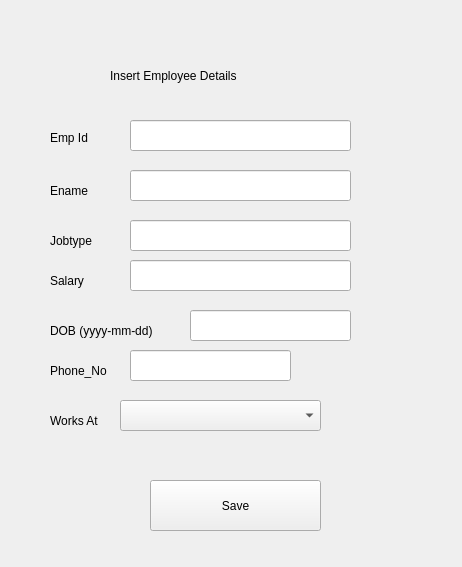
<?xml version="1.0" encoding="UTF-8"?>
<ui version="4.0">
 <class>Form</class>
 <widget class="QWidget" name="Form">
  <property name="geometry">
   <rect>
    <x>0</x>
    <y>0</y>
    <width>462</width>
    <height>567</height>
   </rect>
  </property>
  <property name="windowTitle">
   <string>Form</string>
  </property>
  <widget class="QLabel" name="label">
   <property name="geometry">
    <rect>
     <x>110</x>
     <y>60</y>
     <width>261</width>
     <height>31</height>
    </rect>
   </property>
   <property name="styleSheet">
    <string notr="true">font: 18pt &quot;MS Shell Dlg 2&quot;;</string>
   </property>
   <property name="text">
    <string>Insert Employee Details</string>
   </property>
  </widget>
  <widget class="QLabel" name="label_2">
   <property name="geometry">
    <rect>
     <x>50</x>
     <y>130</y>
     <width>61</width>
     <height>16</height>
    </rect>
   </property>
   <property name="styleSheet">
    <string notr="true">font: 12pt &quot;MS Shell Dlg 2&quot;;</string>
   </property>
   <property name="text">
    <string>Emp Id</string>
   </property>
  </widget>
  <widget class="QLabel" name="label_4">
   <property name="geometry">
    <rect>
     <x>50</x>
     <y>180</y>
     <width>91</width>
     <height>21</height>
    </rect>
   </property>
   <property name="styleSheet">
    <string notr="true">font: 12pt &quot;MS Shell Dlg 2&quot;;</string>
   </property>
   <property name="text">
    <string>Ename</string>
   </property>
  </widget>
  <widget class="QLineEdit" name="tb1">
   <property name="geometry">
    <rect>
     <x>130</x>
     <y>120</y>
     <width>221</width>
     <height>31</height>
    </rect>
   </property>
   <property name="styleSheet">
    <string notr="true">font: 12pt &quot;MS Shell Dlg 2&quot;;</string>
   </property>
  </widget>
  <widget class="QLineEdit" name="tb2">
   <property name="geometry">
    <rect>
     <x>130</x>
     <y>170</y>
     <width>221</width>
     <height>31</height>
    </rect>
   </property>
   <property name="styleSheet">
    <string notr="true">font: 12pt &quot;MS Shell Dlg 2&quot;;</string>
   </property>
  </widget>
  <widget class="QPushButton" name="b1">
   <property name="geometry">
    <rect>
     <x>150</x>
     <y>480</y>
     <width>171</width>
     <height>51</height>
    </rect>
   </property>
   <property name="styleSheet">
    <string notr="true">font: 12pt &quot;MS Shell Dlg 2&quot;;</string>
   </property>
   <property name="text">
    <string>Save</string>
   </property>
  </widget>
  <widget class="QLabel" name="l1">
   <property name="geometry">
    <rect>
     <x>50</x>
     <y>80</y>
     <width>381</width>
     <height>16</height>
    </rect>
   </property>
   <property name="styleSheet">
    <string notr="true">font: 12pt &quot;MS Shell Dlg 2&quot;;</string>
   </property>
   <property name="text">
    <string/>
   </property>
  </widget>
  <widget class="QComboBox" name="cb1">
   <property name="geometry">
    <rect>
     <x>120</x>
     <y>400</y>
     <width>201</width>
     <height>31</height>
    </rect>
   </property>
   <property name="styleSheet">
    <string notr="true">font: 12pt &quot;MS Shell Dlg 2&quot;;</string>
   </property>
  </widget>
  <widget class="QLineEdit" name="tb3">
   <property name="geometry">
    <rect>
     <x>130</x>
     <y>220</y>
     <width>221</width>
     <height>31</height>
    </rect>
   </property>
   <property name="styleSheet">
    <string notr="true">font: 12pt &quot;MS Shell Dlg 2&quot;;</string>
   </property>
  </widget>
  <widget class="QLabel" name="label_5">
   <property name="geometry">
    <rect>
     <x>50</x>
     <y>230</y>
     <width>91</width>
     <height>21</height>
    </rect>
   </property>
   <property name="styleSheet">
    <string notr="true">font: 12pt &quot;MS Shell Dlg 2&quot;;</string>
   </property>
   <property name="text">
    <string>Jobtype</string>
   </property>
  </widget>
  <widget class="QLabel" name="label_6">
   <property name="geometry">
    <rect>
     <x>50</x>
     <y>270</y>
     <width>91</width>
     <height>21</height>
    </rect>
   </property>
   <property name="styleSheet">
    <string notr="true">font: 12pt &quot;MS Shell Dlg 2&quot;;</string>
   </property>
   <property name="text">
    <string>Salary</string>
   </property>
  </widget>
  <widget class="QLineEdit" name="tb4">
   <property name="geometry">
    <rect>
     <x>130</x>
     <y>260</y>
     <width>221</width>
     <height>31</height>
    </rect>
   </property>
   <property name="styleSheet">
    <string notr="true">font: 12pt &quot;MS Shell Dlg 2&quot;;</string>
   </property>
  </widget>
  <widget class="QLabel" name="label_7">
   <property name="geometry">
    <rect>
     <x>50</x>
     <y>320</y>
     <width>141</width>
     <height>21</height>
    </rect>
   </property>
   <property name="styleSheet">
    <string notr="true">font: 12pt &quot;MS Shell Dlg 2&quot;;</string>
   </property>
   <property name="text">
    <string>DOB (yyyy-mm-dd)</string>
   </property>
  </widget>
  <widget class="QLineEdit" name="tb5">
   <property name="geometry">
    <rect>
     <x>190</x>
     <y>310</y>
     <width>161</width>
     <height>31</height>
    </rect>
   </property>
   <property name="styleSheet">
    <string notr="true">font: 12pt &quot;MS Shell Dlg 2&quot;;</string>
   </property>
  </widget>
  <widget class="QLabel" name="label_8">
   <property name="geometry">
    <rect>
     <x>50</x>
     <y>360</y>
     <width>71</width>
     <height>21</height>
    </rect>
   </property>
   <property name="styleSheet">
    <string notr="true">font: 12pt &quot;MS Shell Dlg 2&quot;;</string>
   </property>
   <property name="text">
    <string>Phone_No</string>
   </property>
  </widget>
  <widget class="QLineEdit" name="tb6">
   <property name="geometry">
    <rect>
     <x>130</x>
     <y>350</y>
     <width>161</width>
     <height>31</height>
    </rect>
   </property>
   <property name="styleSheet">
    <string notr="true">font: 12pt &quot;MS Shell Dlg 2&quot;;</string>
   </property>
  </widget>
  <widget class="QLabel" name="label_9">
   <property name="geometry">
    <rect>
     <x>50</x>
     <y>410</y>
     <width>71</width>
     <height>21</height>
    </rect>
   </property>
   <property name="styleSheet">
    <string notr="true">font: 12pt &quot;MS Shell Dlg 2&quot;;</string>
   </property>
   <property name="text">
    <string>Works At</string>
   </property>
  </widget>
 </widget>
 <resources/>
 <connections/>
</ui>
